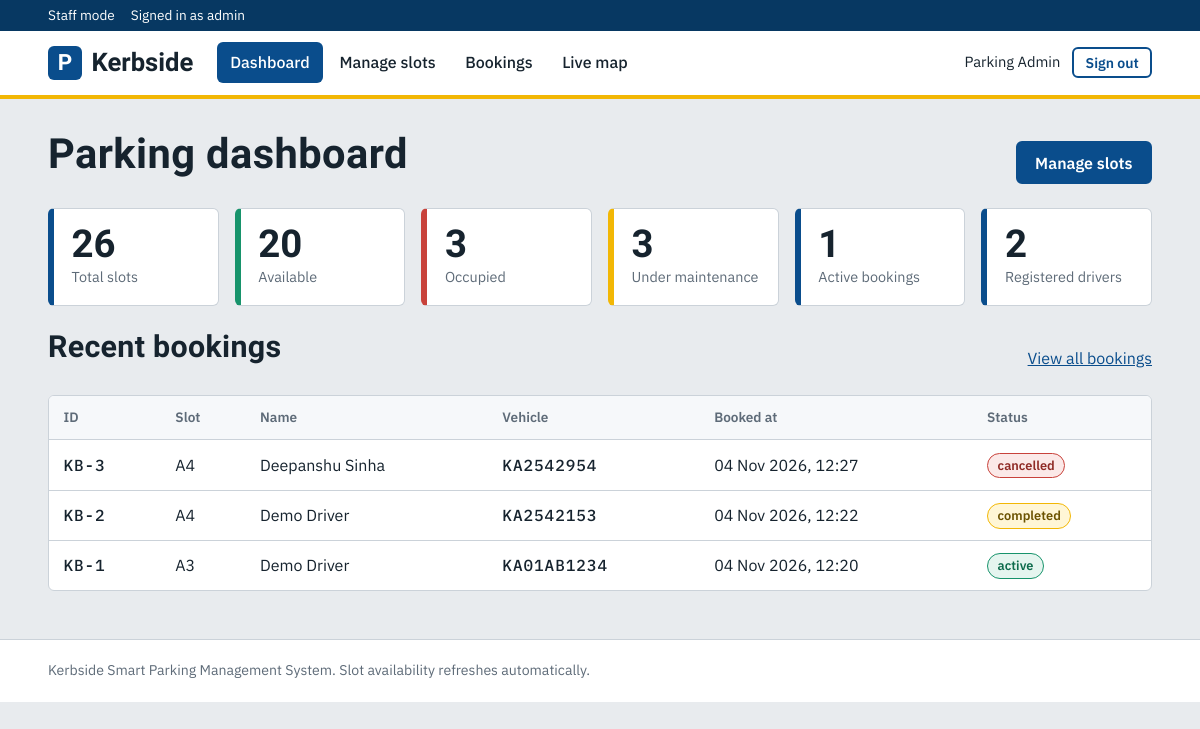
The page /staff/ (signed in) on the database its author committed.
### parking/models.py (models this page shows, shortened)
class Booking(models.Model):
    user = models.ForeignKey(settings.AUTH_USER_MODEL, on_delete=models.CASCADE, related_name="bookings")
    slot = models.ForeignKey(Slot, on_delete=models.CASCADE, related_name="bookings")
    name = models.CharField(max_length=60)
    vehicle_number = models.CharField(max_length=15)
    status = models.CharField(max_length=12, default="active")
    created_at = models.DateTimeField(default=timezone.now)
    ended_at = models.DateTimeField(null=True, blank=True)
    class Meta:
        ordering = ["-id"]
    @property
    def slot_label(self):
        return self.slot.label

class Slot(models.Model):
    label = models.CharField(max_length=10, unique=True)
    zone = models.CharField(max_length=10)
    slot_type = models.CharField(max_length=12, default="Car")
    status = models.CharField(max_length=12, default="available")
    class Meta:
        ordering = ["zone", "label"]

### parking/views.py (the view)
# urls.py: path("staff/", views.admin_dashboard, name="admin_dashboard"),
@admin_required
def admin_dashboard(request):
    _, counts, _ = snapshot()
    stats = {"active_bookings": Booking.objects.filter(status="active").count(),
             "drivers": User.objects.filter(is_staff=False).count()}
    recent = Booking.objects.select_related("slot", "user")[:6]
    return render(request, "admin_dashboard.html", {"counts": counts, "stats": stats, "recent": recent, "page": "dashboard"})

### parking/views.py (called while the page is built)
def admin_required(view):
    @wraps(view)
    def wrapper(request, *args, **kwargs):
        if not request.user.is_authenticated:
            return redirect("admin_login")
        if not request.user.is_staff:
            messages.error(request, "You do not have access to that page.")
            return redirect("home")
        return view(request, *args, **kwargs)
    return wrapper

def sort_slots(slots):
    return sorted(slots, key=lambda s: (s.zone, len(s.label), s.label))

def snapshot():
    slots = sort_slots(Slot.objects.all())
    zones = {}
    for s in slots:
        zones.setdefault(s.zone, []).append(s)
    counts = {"total": len(slots)}
    for status in SLOT_STATUSES:
        counts[status] = sum(1 for s in slots if s.status == status)
    return [{"name": n, "slots": v} for n, v in zones.items()], counts, slots

### parking/templates/admin_dashboard.html (shortened to what this page needs)
{% extends "base.html" %}
{% block content %}
<div class="page-head"><h1 style="font-size:2.6rem">Parking dashboard</h1><a class="btn" href="{% url 'admin_slots' %}">Manage slots</a></div>
<div class="stats">
  <div class="stat"><b data-count="total">{{ counts.total }}</b><span>Total slots</span></div>
  <div class="stat green"><b data-count="available">{{ counts.available }}</b><span>Available</span></div>
  <div class="stat red"><b data-count="occupied">{{ counts.occupied }}</b><span>Occupied</span></div>
  <div class="stat yellow"><b data-count="maintenance">{{ counts.maintenance }}</b><span>Under maintenance</span></div>
  <div class="stat"><b>{{ stats.active_bookings }}</b><span>Active bookings</span></div>
  <div class="stat"><b>{{ stats.drivers }}</b><span>Registered drivers</span></div>
</div>
<div class="page-head"><h2>Recent bookings</h2><a href="{% url 'admin_bookings' %}">View all bookings</a></div>
<div class="table-wrap">
{% if recent %}
<table>
  <thead><tr><th>ID</th><th>Slot</th><th>Name</th><th>Vehicle</th><th>Booked at</th><th>Status</th></tr></thead>
  <tbody>
  {% for b in recent %}
  <tr><td class="plate">KB-{{ b.id }}</td><td>{{ b.slot_label }}</td><td>{{ b.name }}</td><td class="plate">{{ b.vehicle_number }}</td><td>{{ b.created_at|date:"d M Y, H:i" }}</td><td><span class="badge badge-{{ b.status }}">{{ b.status }}</span></td></tr>
  {% endfor %}
  </tbody>
</table>
{% else %}<div class="empty">No bookings yet.</div>{% endif %}
</div>
{% endblock %}

### parking/templates/base.html (shortened to what this page needs)
{% load static %}<!doctype html>
<html lang="en">
<head>
  <link rel="stylesheet" href="{% static 'css/style.css' %}">
</head>
<body>
{% if user.is_staff %}
<div class="staff-bar"><div class="container"><span>Staff mode</span><span>Signed in as {{ user.username }}</span></div></div>
{% endif %}
<header class="site-header">
  <div class="container">
    <a class="brand" href="{% url 'home' %}"><span class="brand-mark">P</span>Kerbside</a>
    <nav class="nav" aria-label="Main">
      {% if user.is_staff %}
        <a href="{% url 'admin_dashboard' %}" class="{% if page == 'dashboard' %}on{% endif %}">Dashboard</a>
        <a href="{% url 'admin_slots' %}" class="{% if page == 'admin_slots' %}on{% endif %}">Manage slots</a>
        <a href="{% url 'admin_bookings' %}" class="{% if page == 'admin_bookings' %}on{% endif %}">Bookings</a>
        <a href="{% url 'slots' %}" class="{% if page == 'slots' %}on{% endif %}">Live map</a>
      {% elif user.is_authenticated %}
        <a href="{% url 'slots' %}" class="{% if page == 'slots' %}on{% endif %}">Book a slot</a>
        <a href="{% url 'my_bookings' %}" class="{% if page == 'my_bookings' %}on{% endif %}">My bookings</a>
      {% else %}
        <a href="{% url 'home' %}" class="{% if page == 'home' %}on{% endif %}">Home</a>
        <a href="{% url 'slots' %}" class="{% if page == 'slots' %}on{% endif %}">Live slots</a>
      {% endif %}
    </nav>
    <div class="nav-user">
      {% if user.is_authenticated %}
        <span>{{ user.first_name }}</span>
        <form class="inline-form" method="post" action="{% url 'logout' %}">{% csrf_token %}<button class="btn btn-ghost btn-sm" type="submit">Sign out</button></form>
      {% else %}
        <a class="btn btn-ghost btn-sm" href="{% url 'login' %}">Sign in</a>
        <a class="btn btn-sm" href="{% url 'register' %}">Create account</a>
        <a class="small" href="{% url 'admin_login' %}">Staff portal</a>
      {% endif %}
    </div>
  </div>
</header>
<main>
  <div class="container">
    {% block content %}{% endblock %}
  </div>
</main>
<footer class="site-footer"><div class="container">Kerbside Smart Parking Management System. Slot availability refreshes automatically.</div></footer>
</body>
</html>

### parking/static/css/style.css (style rules this page uses)
:root { --concrete:#E8EBEE; --paper:#FFFFFF; --ink:#16232E; --muted:#5E6B78; --line:#CBD2D9; --sign:#0A4D8C; --sign-dark:#073862; --bay:#17936B; --brake:#C8423B; --paint:#F2B705; --asphalt:#2B343C; --asphalt-2:#36414A; --radius:6px; --font-head:"Barlow Condensed","Arial Narrow",Arial,sans-serif; --font-body:"IBM Plex Sans","Segoe UI",system-ui,sans-serif; --font-mono:"IBM Plex Mono",ui-monospace,Menlo,Consolas,monospace; }
* { box-sizing:border-box }
html { -webkit-text-size-adjust:100% }
body { margin:0;background:var(--concrete);color:var(--ink);font-family:var(--font-body);font-size:16px;line-height:1.55 }
h1,h2,h3 { font-family:var(--font-head);font-weight:700;line-height:1.1;margin:0 0 .5rem;letter-spacing:.01em }
h1 { font-size:clamp(2.4rem,5vw,3.8rem) }
h2 { font-size:1.9rem }
a { color:var(--sign) }
.container { width:min(1120px,92%);margin:0 auto }
.plate { font-family:var(--font-mono);letter-spacing:.06em;font-weight:500 }
.site-header { background:var(--paper);border-bottom:4px solid var(--paint) }
.site-header .container { display:flex;align-items:center;gap:1.5rem;min-height:64px;flex-wrap:wrap }
.brand { display:flex;align-items:center;gap:.6rem;text-decoration:none;color:var(--ink);font-family:var(--font-head);font-weight:700;font-size:1.6rem }
.brand-mark { display:grid;place-items:center;width:34px;height:34px;background:var(--sign);color:#fff;border-radius:6px;font-size:1.4rem;line-height:1 }
.nav { display:flex;gap:.25rem;flex:1;flex-wrap:wrap }
.nav a { color:var(--ink);text-decoration:none;padding:.5rem .8rem;border-radius:var(--radius);font-weight:500 }
.nav a.on { background:var(--sign);color:#fff }
.nav-user { display:flex;align-items:center;gap:.75rem;font-size:.92rem }
.staff-bar { background:var(--sign-dark);color:#fff;font-size:.85rem;padding:.3rem 0 }
.staff-bar .container { display:flex;gap:1rem }
.btn { display:inline-block;border:2px solid var(--sign);background:var(--sign);color:#fff;padding:.6rem 1.1rem;border-radius:var(--radius);font:600 1rem var(--font-body);text-decoration:none;cursor:pointer }
.btn-ghost { background:transparent;color:var(--sign) }
.btn-sm { padding:.3rem .7rem;font-size:.88rem }
.inline-form { display:inline }
main { padding:2rem 0 3rem;min-height:60vh }
.page-head { display:flex;justify-content:space-between;align-items:flex-end;gap:1rem;flex-wrap:wrap;margin-bottom:1.5rem }
.stats { display:grid;grid-template-columns:repeat(auto-fit,minmax(150px,1fr));gap:1rem;margin-bottom:1.5rem }
.stat { background:var(--paper);border:1px solid var(--line);border-radius:var(--radius);padding:1rem 1.1rem;border-left:6px solid var(--sign) }
.stat b { display:block;font:700 2.4rem/1 var(--font-head) }
.stat span { color:var(--muted);font-size:.9rem }
.stat.green { border-left-color:var(--bay) }
.stat.red { border-left-color:var(--brake) }
.stat.yellow { border-left-color:var(--paint) }
.table-wrap { overflow-x:auto;background:var(--paper);border:1px solid var(--line);border-radius:var(--radius) }
table { width:100%;border-collapse:collapse;min-width:640px }
th,td { text-align:left;padding:.7rem .9rem;border-bottom:1px solid var(--line);vertical-align:middle }
th { font-size:.85rem;color:var(--muted);font-weight:600;background:#F6F8FA }
tr:last-child td { border-bottom:none }
.badge { display:inline-block;padding:.12rem .6rem;border-radius:99px;font-size:.8rem;font-weight:600;border:1.5px solid }
.badge-available,.badge-active { color:#0d6b4c;border-color:var(--bay);background:#e5f5ef }
.badge-occupied,.badge-cancelled { color:#8f2a25;border-color:var(--brake);background:#fbe9e8 }
.badge-maintenance,.badge-completed { color:#6b5200;border-color:var(--paint);background:#fff6d6 }
.site-footer { border-top:1px solid var(--line);padding:1.25rem 0;color:var(--muted);font-size:.88rem;background:var(--paper) }

### rows shown on the page
Booking: id "3", slot_label "A4", name "Deepanshu Sinha", vehicle_number "KA2542954", created_at "04 Nov 2026, 12:27", status "cancelled"
Booking: id "2", slot_label "A4", name "Demo Driver", vehicle_number "KA2542153", created_at "04 Nov 2026, 12:22", status "completed"
Booking: id "1", slot_label "A3", name "Demo Driver", vehicle_number "KA01AB1234", created_at "04 Nov 2026, 12:20", status "active"

### other values the page prints
{{ user.username }} "admin"
{{ user.first_name }} "Parking Admin"
{{ counts.total }} "26"
{{ counts.available }} "20"
{{ counts.occupied }} "3"
{{ counts.maintenance }} "3"
{{ stats.active_bookings }} "1"
{{ stats.drivers }} "2"
